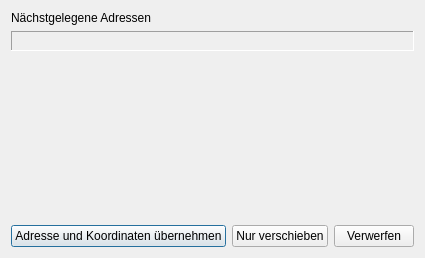
<?xml version="1.0" encoding="UTF-8"?>
<ui version="4.0">
 <class>Dialog</class>
 <widget class="QDialog" name="Dialog">
  <property name="geometry">
   <rect>
    <x>0</x>
    <y>0</y>
    <width>391</width>
    <height>258</height>
   </rect>
  </property>
  <property name="windowTitle">
   <string>Dialog</string>
  </property>
  <layout class="QVBoxLayout" name="verticalLayout">
   <item>
    <layout class="QGridLayout" name="feature_grid"/>
   </item>
   <item>
    <widget class="QLabel" name="label_5">
     <property name="text">
      <string>Nächstgelegene Adressen</string>
     </property>
    </widget>
   </item>
   <item>
    <widget class="QFrame" name="results_frame">
     <property name="frameShape">
      <enum>QFrame::Panel</enum>
     </property>
     <property name="frameShadow">
      <enum>QFrame::Sunken</enum>
     </property>
     <layout class="QVBoxLayout" name="verticalLayout_2"/>
    </widget>
   </item>
   <item>
    <spacer name="verticalSpacer">
     <property name="orientation">
      <enum>Qt::Vertical</enum>
     </property>
     <property name="sizeHint" stdset="0">
      <size>
       <width>20</width>
       <height>40</height>
      </size>
     </property>
    </spacer>
   </item>
   <item>
    <layout class="QHBoxLayout" name="horizontalLayout">
     <property name="topMargin">
      <number>0</number>
     </property>
     <item>
      <spacer name="horizontalSpacer">
       <property name="orientation">
        <enum>Qt::Horizontal</enum>
       </property>
       <property name="sizeHint" stdset="0">
        <size>
         <width>40</width>
         <height>20</height>
        </size>
       </property>
      </spacer>
     </item>
     <item>
      <widget class="QPushButton" name="accept_button">
       <property name="sizePolicy">
        <sizepolicy hsizetype="Fixed" vsizetype="Fixed">
         <horstretch>0</horstretch>
         <verstretch>0</verstretch>
        </sizepolicy>
       </property>
       <property name="text">
        <string>Adresse und Koordinaten übernehmen</string>
       </property>
      </widget>
     </item>
     <item>
      <widget class="QPushButton" name="geom_only_button">
       <property name="sizePolicy">
        <sizepolicy hsizetype="Fixed" vsizetype="Fixed">
         <horstretch>0</horstretch>
         <verstretch>0</verstretch>
        </sizepolicy>
       </property>
       <property name="text">
        <string>Nur verschieben</string>
       </property>
      </widget>
     </item>
     <item>
      <widget class="QPushButton" name="discard_button">
       <property name="sizePolicy">
        <sizepolicy hsizetype="Fixed" vsizetype="Fixed">
         <horstretch>0</horstretch>
         <verstretch>0</verstretch>
        </sizepolicy>
       </property>
       <property name="text">
        <string>Verwerfen</string>
       </property>
      </widget>
     </item>
    </layout>
   </item>
  </layout>
 </widget>
 <resources/>
 <connections/>
</ui>
